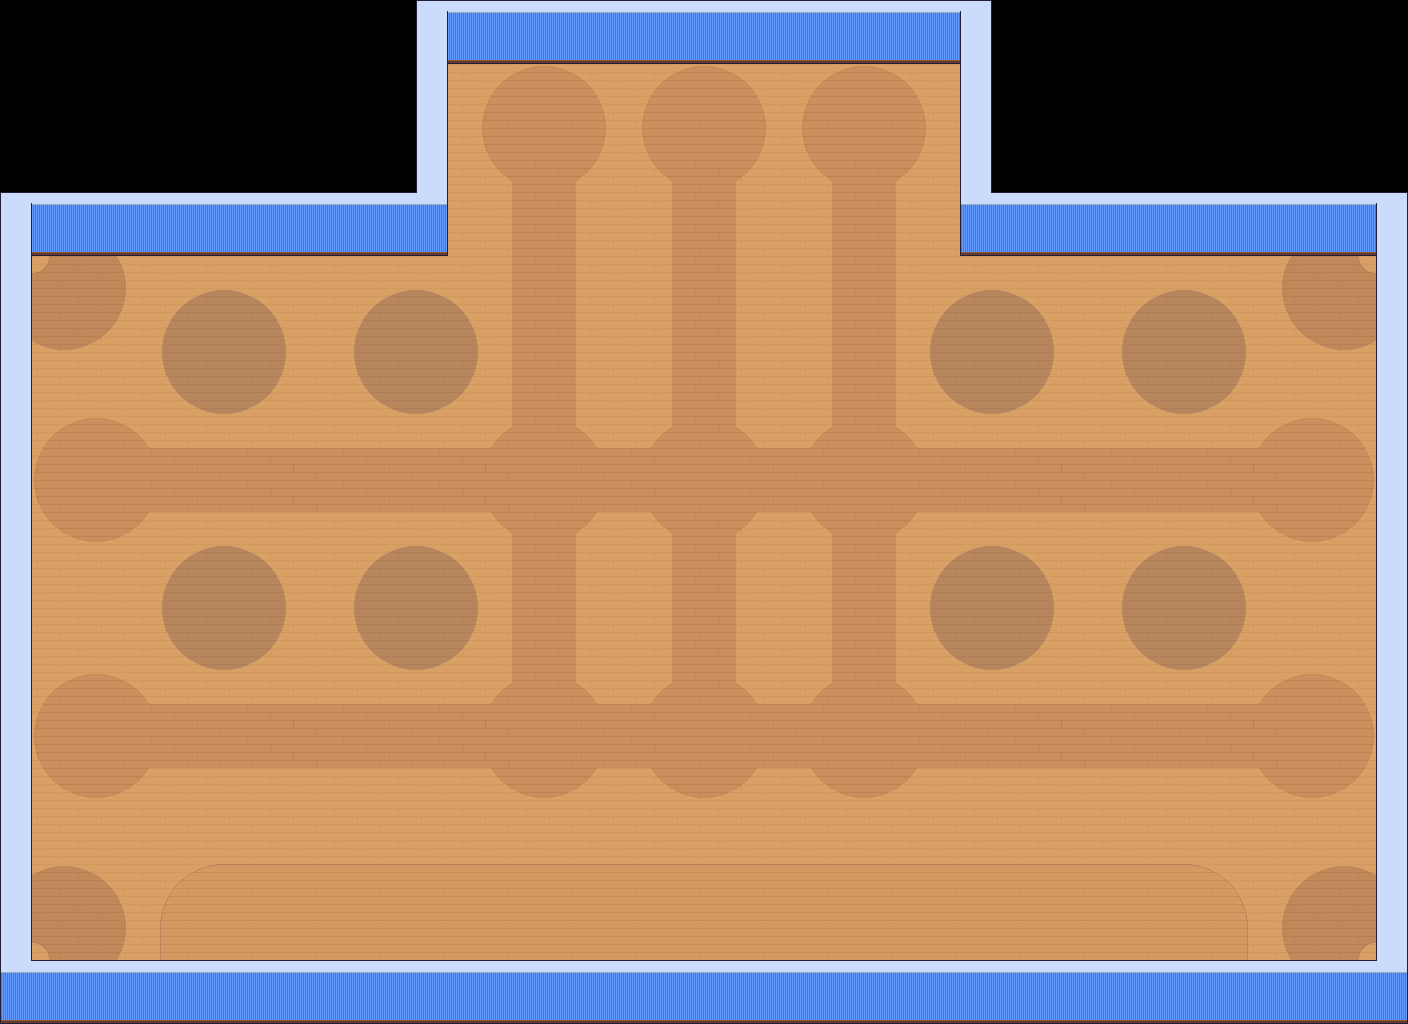

A 2D game scene composited from a Tiled map and its tileset images. What follows is a short description and the map's XML, with each tile layer's data collapsed to a summary:
An orthogonal 44x32 tile map with 32x32 px tiles, 5 tile layers (floors, floors trans, floors 2, walls 1, ...), 3 hidden layers not drawn, 6 tilesets.

<map version="1.5" tiledversion="1.7.2" orientation="orthogonal" renderorder="right-down" width="44" height="32" tilewidth="32" tileheight="32" infinite="0" nextlayerid="15" nextobjectid="1">
 <tileset firstgid="1" source="../../../../../tilesets/gather_floors_1.x.tsx" />
 <tileset firstgid="5441" source="../../../../../tilesets/gather_floors_2_exploration.tsx" />
 <tileset firstgid="13601" source="../../../../../objects/WIP/Roz/Walls - Base.tsx" />
 <tileset firstgid="15521" source="../../../../../tilesets/gather_swatches_1.x.tsx" />
 <tileset firstgid="15756" source="../../../../../objects/WIP/Roz/Walls - Tops.tsx" />
 <tileset firstgid="16368" source="../../../../../objects/WIP/Roz/Walls - Trims and Doors.tsx" />
 <group id="8" name="BG">
  <layer id="1" name="floors" width="44" height="32">
   <data>[1408 cells, 1178 non-empty, 5 distinct tile ids]</data>
  </layer>
  <layer id="7" name="floors trans" width="44" height="32" opacity="0.22">
   <data>[1408 cells, 657 non-empty, 70 distinct tile ids]</data>
  </layer>
  <layer id="6" name="floors 2" width="44" height="32">
   <data>[1408 cells, 7 non-empty, 1 distinct tile ids]</data>
  </layer>
  <layer id="3" name="walls 1" width="44" height="32">
   <data>[1408 cells, 176 non-empty, 2 distinct tile ids]</data>
  </layer>
  <layer id="5" name="wall details" width="44" height="32" visible="0">
   <data>[1408 cells, 24 non-empty, 6 distinct tile ids]</data>
  </layer>
  <layer id="4" name="walltops" width="44" height="32">
   <data>[1408 cells, 216 non-empty, 9 distinct tile ids]</data>
  </layer>
 </group>
 <group id="12" name="FG" visible="0">
  <layer id="13" name="FG WALL" width="44" height="32">
   <data>[1408 cells, 112 non-empty, 8 distinct tile ids]</data>
  </layer>
  <layer id="14" name="FG WALLTOP" width="44" height="32">
   <data>[1408 cells, 104 non-empty, 6 distinct tile ids]</data>
  </layer>
 </group>
</map>
